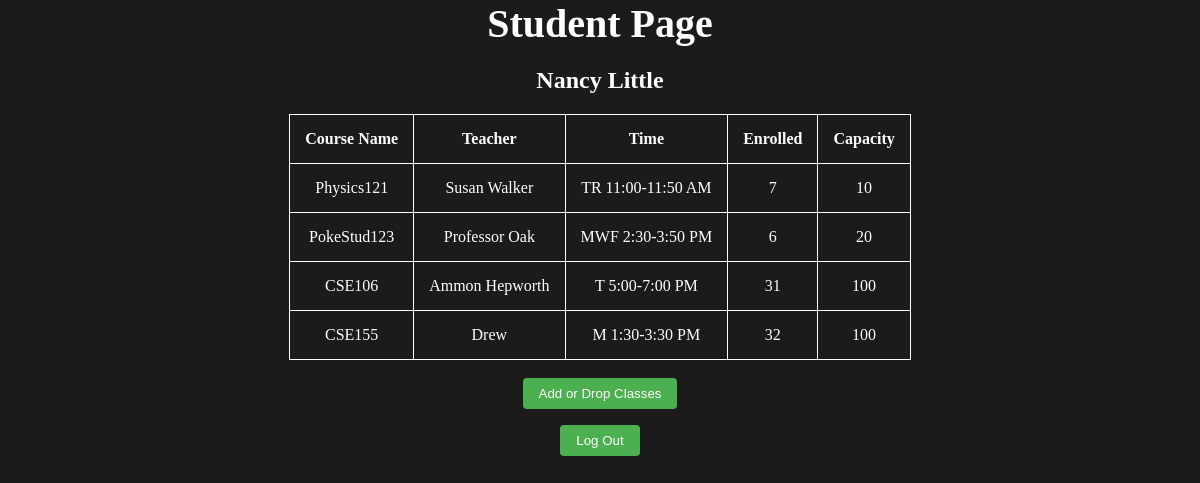
The app's page /student (signed in) with its own data.
### main.py (models this page shows, shortened)
class Users(UserMixin, db.Model):
    __tablename__ = "Users"
    userId = db.Column(db.Integer, primary_key = True)
    username = db.Column(db.String, nullable = False)
    name = db.Column(db.String, nullable = False)
    password = db.Column(db.String, nullable = False)
    type = db.Column(db.Integer, nullable = False)

class Courses(db.Model):
    __tablename__ = "Courses"
    classId = db.Column(db.Integer, primary_key = True)
    className = db.Column(db.String, nullable = False)
    teacher = db.Column(db.String, nullable = False)
    time = db.Column(db.String, nullable = False)
    enrolled = db.Column(db.Integer, nullable = False)
    capacity = db.Column(db.Integer, nullable = False)

### main.py (the view)
@app.route("/student")
@login_required
def studentView():
    courses_list = []
    enrolled_classes = Enrollment.query.filter_by(usersId = current_user.userId)
    for course in enrolled_classes:
        courses_list.append(course.classesId)
    classes = Courses.query.filter(Courses.classId.in_(courses_list))
    return render_template('studentview.html', courses = classes, student = current_user.name)

### main.py (called while the page is built)
@login_manager.user_loader
def load_user(userId):
    return Users.query.filter_by(userId = userId).first()

### templates/studentview.html (shortened to what this page needs)
<!DOCTYPE html>
<html>
    <head>
        <link rel="stylesheet" href="../static/student.css">
    </head>
    <body>
        <div class='student_view'>
            <h1 class = "center">Student Page</h1>
            <h2>{{ student }}</h2>
            <table id = "studentcourses">
                <thead>
                    <tr>
                        <th>Course Name</th>
                        <th>Teacher</th>
                        <th>Time</th>
                        <th>Enrolled</th>
                        <th>Capacity</th>
                    </tr>
                </thead>
                <tbody>
                    {% for course in courses %}
                    <tr>
                        <td>{{course.className}}</td>
                        <td>{{course.teacher}}</td>
                        <td>{{course.time}}</td>
                        <td>{{course.enrolled}}</td>
                        <td>{{course.capacity}}</td>
                    </tr>
                    {% endfor %}</tbody>
            </table><br>
            <button type="button" class = "s_edit_classes" id = "s_edit_classes">Add or Drop Classes</button><br>
            <button type="button" class = "logout" id = "logoutStudentView">Log Out</button>
        </div>
    </body>
</html>

### static/student.css (style rules this page uses)
h1 { font-size: 2.5rem; margin-bottom: 1rem; text-align: center; color: white; }
button { background-color: #4CAF50; color: white; padding: 0.5rem 1rem; border: none; border-radius: 4px; cursor: pointer; margin-bottom: 1rem; }
.student_view { text-align: center; margin: auto; }
#studentcourses { text-align: center; margin: auto; padding: 0.5rem 1rem; color: white; }
table, th, td { border: 1px solid white; border-collapse: collapse; padding: 15px; margin: 2pc; color: white; text-align: center; }
body { background-color: rgb(28, 27, 27); text-align: center; margin: auto; }
.center { color: white; text-align: center; margin: auto; }
h2 { color: white; }

### records on screen
Users: name "Nancy Little"
Courses: className "Physics121", teacher "Susan Walker", time "TR 11:00-11:50 AM", enrolled "7", capacity "10"
Courses: className "PokeStud123", teacher "Professor Oak", time "MWF 2:30-3:50 PM", enrolled "6", capacity "20"
Courses: className "CSE106", teacher "Ammon Hepworth", time "T 5:00-7:00 PM", enrolled "31", capacity "100"
Courses: className "CSE155", teacher "Drew", time "M 1:30-3:30 PM", enrolled "32", capacity "100"
